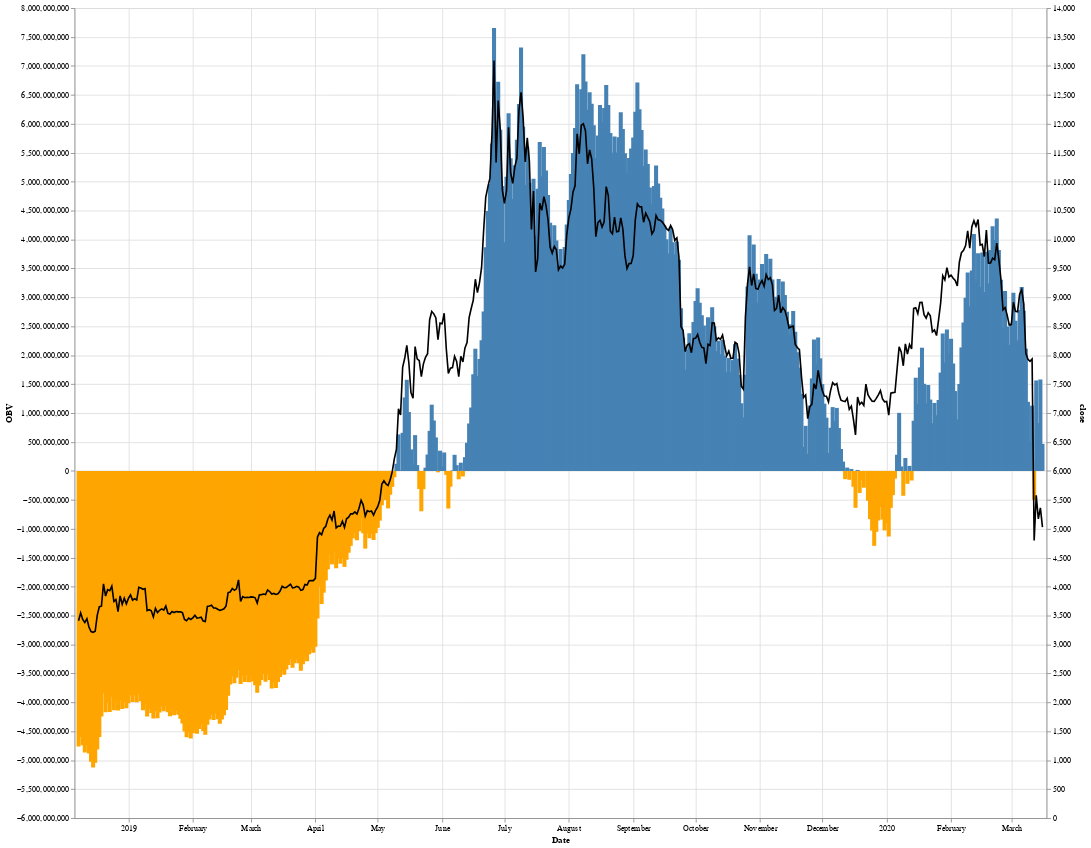

Notebook cell for this chart:
### Markdown cell above
### Plot OBV for Period 3

### Code cell
period_3 = obv_df.loc['2018-12-08':'2020-03-16']
period_3.reset_index(inplace = True)
source = period_3
base = alt.Chart(source).encode(x='Date')

bar = alt.Chart(source).mark_bar().encode(
    x="Date",
    y="OBV",
    color=alt.condition(
        alt.datum.OBV > 0,
        alt.value("steelblue"),# The positive color
        alt.value("orange")  # The neagative color
    ))

line =  base.mark_line(color='black').encode(
    y='close'
)

(bar + line).properties(width=5000, height = 900)
alt.layer(bar, line).resolve_scale(
    y = 'independent'
).properties(width = 1200, height = 1000)

### Figure 1 — Vega-Lite specification as saved in the notebook (floating-point values rounded to 4 significant figures; data arrays with more than 128 entries replaced by an {"elided": "..."} marker saying what was removed)
{"config": {"view": {"continuousWidth": 400, "continuousHeight": 300}}, "layer": [{"mark": "bar", "encoding": {"color": {"condition": {"value": "steelblue", "test": "(datum.OBV > 0)"}, "value": "orange"}, "x": {"type": "temporal", "field": "Date"}, "y": {"type": "quantitative", "field": "OBV"}}}, {"mark": {"type": "line", "color": "black"}, "encoding": {"x": {"type": "temporal", "field": "Date"}, "y": {"type": "quantitative", "field": "close"}}}], "data": {"name": "data-c5b04c2a619ba1ba7f6bb74c9b88520c"}, "height": 1000, "resolve": {"scale": {"y": "independent"}}, "width": 1200, "$schema": "https://vega.github.io/schema/vega-lite/v4.8.1.json", "datasets": {"data-c5b04c2a619ba1ba7f6bb74c9b88520c": {"elided": "465 records"}}}
